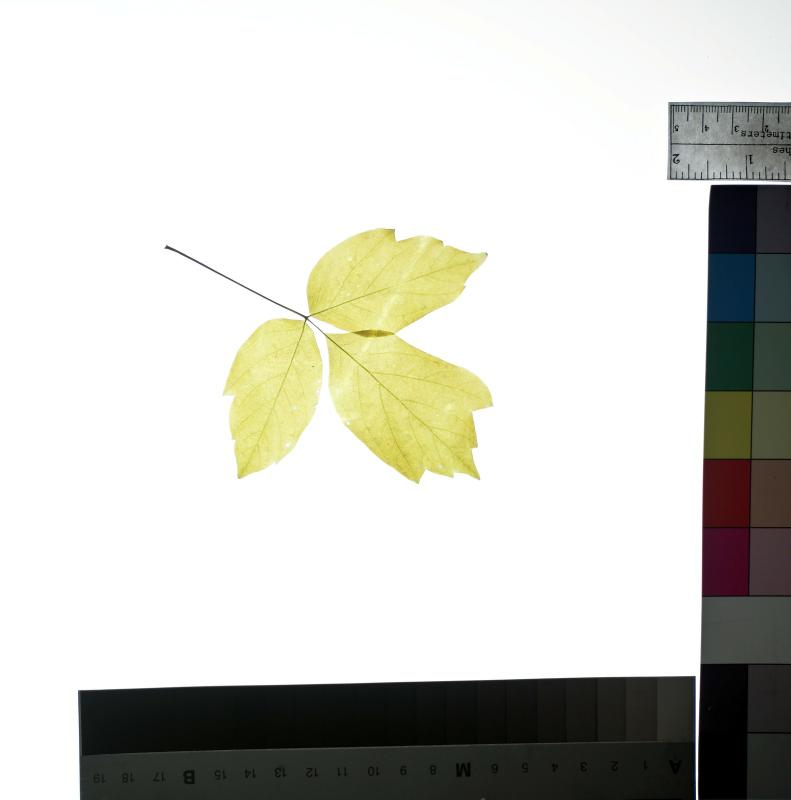
#> input picture SamplePlant.jpg, 791 x 800 px
$ python -i ImageMethods.py   (imports and definitions only)   (older library calls are emulated)
#> lines starting #> are read from the running program, lines starting #| are printed output that depends on the picture
#> further down, picture is the input picture: shape (800, 791, 3); mean B, G, R 199.3, 206.1, 206
import cv2
import numpy as np
import mahotas as mt

# Stage 1 of Preprocessing - Cropping and Resizing

# Cropping the image

def crop(image):

    # Getting resolution of image
    img_y_axis = image.shape[0]
#> img_y_axis = 800
    img_x_axis = image.shape[1]
#> img_x_axis = 791

    # Only focus on ROI
    img_x_axis = img_x_axis - 170   # This removes the paint bar from the R.H.S
#> img_x_axis = 621

    # For y we have variable lengths. Mostly between the range of 600 - 900
    if 700 < img_y_axis < 770:
        img_y_axis = img_y_axis - 160
    elif img_y_axis >= 770:
        img_y_axis = img_y_axis - 185
#> img_y_axis = 615
    else:
        img_y_axis = img_y_axis - 145

    # Cropping the image and resizing it while maintaining aspect ration using cv2.INTER_AREA
    cropped_img = image[0:img_y_axis, 0:img_x_axis]
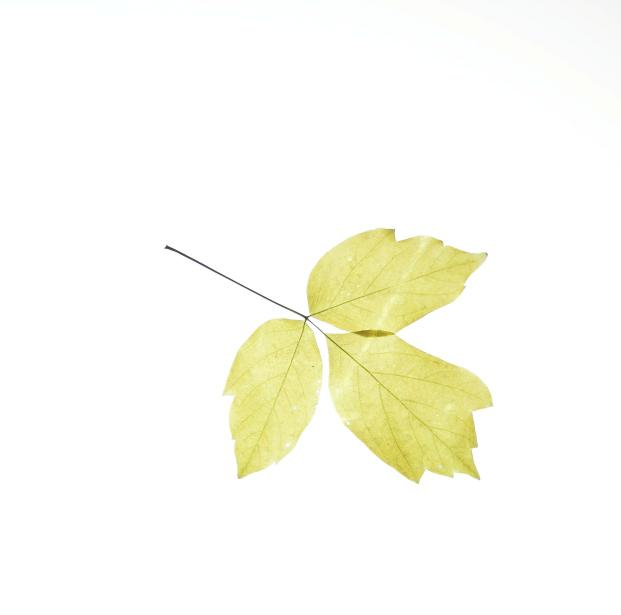
#> cropped_img: shape (615, 621, 3); mean B, G, R 241.3, 251.4, 251.6
    cropped_img = cv2.resize(cropped_img, (500, 500), interpolation=cv2.INTER_AREA)
#> cropped_img: shape (500, 500, 3)

    return cropped_img


# Stage 2 of Preprocessing - Filtering out noise with the use of filters

def meanF(image):    # Mean filter
    img = crop(image)
    im2 = cv2.blur(img, (5, 5))
    return im2


def gaussianF(image):   # Gaussian Filter
    img = crop(image)
    im2 = cv2.GaussianBlur(img, (5, 5), 0)
    return im2


def medianF(image):     # Median Filter
    img = crop(image)
    im2 = cv2.medianBlur(img, 5)
    return im2


def bilateralF(image):  # Bilateral Filter
    img = crop(image)
    im2 = cv2.bilateralFilter(img, 9, 5, 5)
    return im2


# Stage 3 of Preprocessing - Image enhancement with Histogram Equalization

def histogram_equalization(image):      # Normal Histogram Equalization Method
    filtered_image = bilateralF(image)
    equ = cv2.equalizeHist(filtered_image)
    return equ


def clahe_equalization_Image(image):    # Adaptive Histogram Equalization
    filtered_image = bilateralF(image)
    clahe = cv2.createCLAHE(clipLimit=2.0, tileGridSize=(20, 20))
#> (the run stopped early here; a loop or call above may not have finished)
